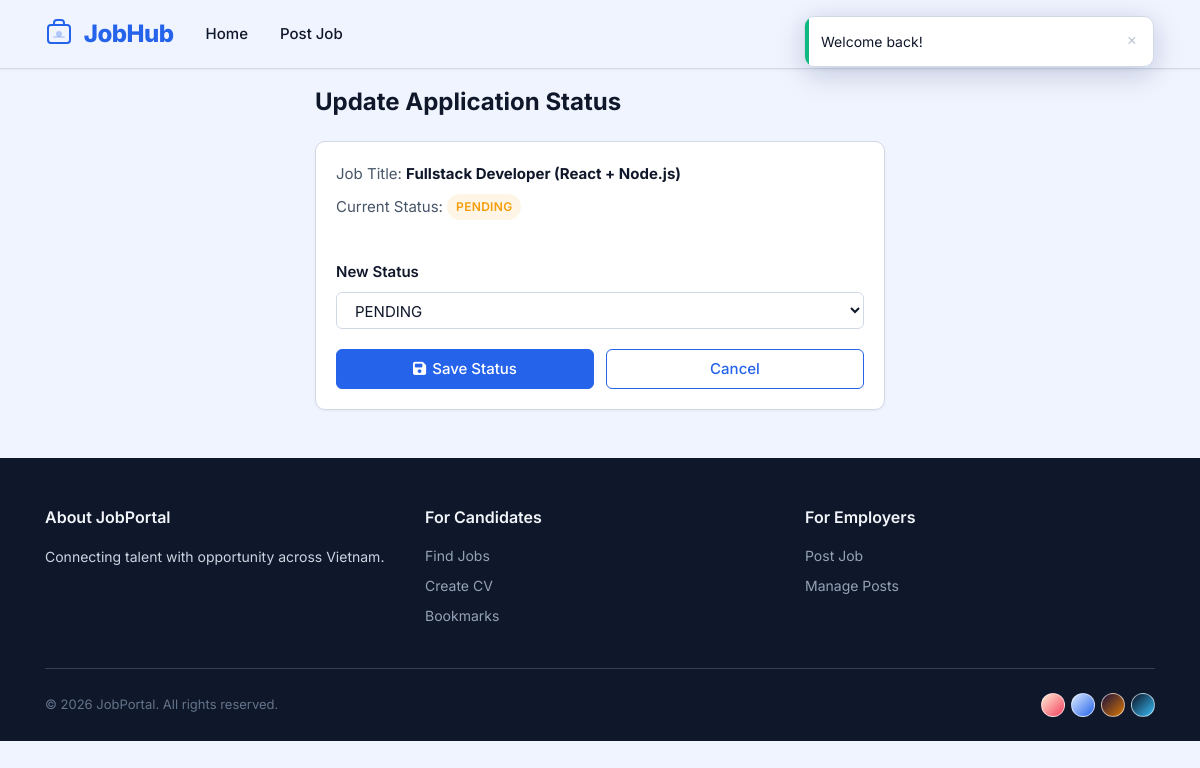
/employer/status/1 (signed in), run on the app's committed database.
### tables this page shows
CREATE TABLE `applications` (
  `id` int(10) NOT NULL AUTO_INCREMENT,
  `job_id` int(10) NOT NULL,
  `user_id` int(10) NOT NULL,
  `applicant_name` varchar(100) NOT NULL,
  `file_path` varchar(200) NOT NULL,
  `status` varchar(60) NOT NULL DEFAULT 'PENDING',
  `cover_letter` TEXT DEFAULT NULL,
  `created_at` TIMESTAMP NOT NULL DEFAULT CURRENT_TIMESTAMP,
  PRIMARY KEY (`id`),
  KEY `fk_app_job` (`job_id`),
  KEY `fk_app_user` (`user_id`),
  CONSTRAINT `fk_app_job` FOREIGN KEY (`job_id`) REFERENCES `job_posts` (`id`) ON DELETE CASCADE ON UPDATE CASCADE,
  CONSTRAINT `fk_app_user` FOREIGN KEY (`user_id`) REFERENCES `users` (`id`) ON DELETE CASCADE ON UPDATE CASCADE
);

CREATE TABLE `job_posts` (
  `id` int(10) NOT NULL AUTO_INCREMENT,
  `user_id` int(10) NOT NULL,
  `company_id` int(10) NOT NULL,
  `category_id` int(10) NOT NULL,
  `title` varchar(200) NOT NULL,
  `description` text NOT NULL,
  `requirements` text NOT NULL,
  `level` varchar(100) NOT NULL,
  `experience_years` int(50) NOT NULL DEFAULT 0,
  `employment_type` varchar(100) NOT NULL,
  `salary` varchar(100) NOT NULL,
  `interview_rounds` int(50) NOT NULL DEFAULT 1,
  `status` ENUM('draft','published','closed') NOT NULL DEFAULT 'published',
  `created_at` timestamp NOT NULL DEFAULT CURRENT_TIMESTAMP,
  `updated_at` TIMESTAMP NULL DEFAULT NULL ON UPDATE CURRENT_TIMESTAMP,
  PRIMARY KEY (`id`),
  KEY `fk_job_user` (`user_id`),
  KEY `fk_job_company` (`company_id`),
  KEY `fk_job_category` (`category_id`),
  CONSTRAINT `fk_job_user` FOREIGN KEY (`user_id`) REFERENCES `users` (`id`) ON DELETE CASCADE ON UPDATE CASCADE,
  CONSTRAINT `fk_job_company` FOREIGN KEY (`company_id`) REFERENCES `companies` (`id`) ON DELETE CASCADE ON UPDATE CASCADE,
  CONSTRAINT `fk_job_category` FOREIGN KEY (`category_id`) REFERENCES `categories` (`id`) ON DELETE CASCADE ON UPDATE CASCADE
);

### src/Core/Controller.php (called while the page is built, shortened)
<?php
class Controller
{
    public function __construct(ServiceContainer $container)
    {
        $this->container = $container;
    }
    protected function view(string $name, array $data = []): void
    {
        view($name, $data);
    }
}

### src/Controllers/EmployerController.php (called while the page is built, shortened)
<?php
class EmployerController extends Controller
{
    public function statusForm(array $params): void
    {
        $appModel = $this->container->get(Models\Application::class);
        $id          = (int) $params['id'];
        $application = $appModel->findById($id);
        $this->view('employer/application_status', [
            'application' => $application,
        ]);
    }
}

### src/Core/App.php (called while the page is built, shortened)
<?php
class App
{
    private ServiceContainer $container;
    public function __construct(ServiceContainer $container)
    {
        $this->container = $container;
    }
    public function run(): void
    {
        try {
            $method = $_SERVER['REQUEST_METHOD'];
            $requestUri = $_SERVER['REQUEST_URI'];
            $basePath = str_replace('/index.php', '', $_SERVER['SCRIPT_NAME']);
            $path = parse_url($requestUri, PHP_URL_PATH);
            $path = substr($path, strlen($basePath));
            $path = '/' . trim($path, '/');
            $routes = require BASE_PATH . '/config/routes.php';
            $router = new Router($routes);
            $matched = $router->match($method, $path);
            $controller = new $controllerClass($this->container);
            $controller->{$matched['action']}($matched['params']);
        } catch (\Exception $e) {
            error_log('Application error: ' . $e->getMessage() . "\n" . $e->getTraceAsString());
            http_response_code(500);
            view('errors/500', [
                'message' => 'An unexpected error occurred. Please try again later.',
            ]);
        }
    }
}

### public/index.php (called while the page is built, shortened)
<?php
require_once __DIR__ . '/../src/helpers.php';
spl_autoload_register(function (string $class) {
    $map = [
        'Core\\'        => '/src/Core/',
        'Middleware\\'   => '/src/Middleware/',
        'Models\\'       => '/src/Models/',
        'Services\\'     => '/src/Services/',
        'Controllers\\' => '/src/Controllers/',
    ];
    foreach ($map as $prefix => $dir) {
        if (strpos($class, $prefix) === 0) {
            $relative = substr($class, strlen($prefix));
            $file = BASE_PATH . $dir . str_replace('\\', '/', $relative) . '.php';
            return;
        }
    }
});
$container = new Core\ServiceContainer();
$container->singleton('db', function () {
    return require BASE_PATH . '/config/database.php';
});
$container->singleton('config', function () {
    return require BASE_PATH . '/config/app.php';
});
$container->singleton(Models\User::class, function ($c) {
    return new Models\User($c->get('db'));
});
$container->singleton(Models\Job::class, function ($c) {
    return new Models\Job($c->get('db'));
});
$container->singleton(Models\Company::class, function ($c) {
    return new Models\Company($c->get('db'));
});
$container->singleton(Models\Application::class, function ($c) {
    return new Models\Application($c->get('db'));
});
$container->singleton(Models\Bookmark::class, function ($c) {
    return new Models\Bookmark($c->get('db'));
});
$container->singleton(Models\Skill::class, function ($c) {
    return new Models\Skill($c->get('db'));
});
$container->singleton(Models\Category::class, function ($c) {
    return new Models\Category($c->get('db'));
});
$container->singleton(Services\AuthService::class, function ($c) {
    return new Services\AuthService($c->get(Models\User::class));
});
$container->singleton(Services\FileUploadService::class, function () {
    return new Services\FileUploadService();
});
$container->singleton(Services\AI\AIServiceInterface::class, function () {
    return new Services\AI\NullAIService();
});
$app = new Core\App($container);
$app->run();

### src/Core/ServiceContainer.php (called while the page is built, shortened)
<?php
class ServiceContainer
{
    private array $bindings = [];
    private array $instances = [];
    private array $singletons = [];
    public function singleton(string $name, callable $factory): void
    {
        $this->bindings[$name] = $factory;
        $this->singletons[$name] = true;
    }
    public function get(string $name): mixed
    {
        if (isset($this->instances[$name])) {
            return $this->instances[$name];
        }
        $instance = ($this->bindings[$name])($this);
        if (isset($this->singletons[$name])) {
            $this->instances[$name] = $instance;
        }
        return $instance;
    }
}

### src/Core/Model.php (called while the page is built, shortened)
<?php
class Model
{
    protected PDO $db;
    public function __construct(PDO $db)
    {
        $this->db = $db;
    }
    protected function query(string $sql, array $params = []): PDOStatement
    {
        $stmt = $this->db->prepare($sql);
        $stmt->execute($params);
        return $stmt;
    }
    protected function queryOne(string $sql, array $params = []): ?array
    {
        $stmt = $this->query($sql, $params);
        $row = $stmt->fetch();
        return $row !== false ? $row : null;
    }
}

### src/Models/Application.php (called while the page is built, shortened)
<?php
class Application extends Model
{
    public function findById(int $id): ?array
    {
        return $this->queryOne(
            "SELECT a.*, jp.user_id AS employer_id, jp.title AS job_title
             FROM applications a
             JOIN job_posts jp ON jp.id = a.job_id
             WHERE a.id = :id",
            ['id' => $id]
        );
    }
}

### src/Views/employer/application_status.php (the view, shortened to what this page needs)
<div class="container" style="padding-top: 1.5rem; padding-bottom: 3rem; max-width: 600px;">
    <h1 class="fade-in-up" style="font-size: 1.5rem; font-weight: 700; margin-bottom: 1.5rem;">
        <?= __('employer.update_application_status') ?>
    </h1>
    <div class="card fade-in-up">
        <div class="card-body">
            <div style="margin-bottom: 1.5rem; padding-bottom: 1rem; border-bottom: 1px solid var(--border-color);">
                <p style="margin: 0 0 0.5rem;">
                    <span style="color: var(--text-muted);"><?= __('employer.job_title') ?>:</span>
                    <strong><?= e($application['job_title'] ?? '') ?></strong>
                </p>
                <p style="margin: 0;">
                    <span style="color: var(--text-muted);"><?= __('employer.current_status') ?>:</span>
                    <?php
                    $status_class = 'status-pending';
                    ?>
                    <span class="status-badge <?= $status_class ?>">
                        <?= e($application['status'] ?? 'PENDING') ?>
                    </span>
                </p>
            </div>
            <form action="<?= base_url('employer/status/' . (int)$application['id']) ?>" method="POST">
                <div style="margin-bottom: 1.25rem;">
                    <label for="status" style="display: block; font-weight: 600; margin-bottom: 0.5rem;">
                        <?= __('employer.new_status') ?>
                    </label>
                    <select name="status" id="status" class="form-control" required>
                        <?php
                        $statuses = ['PENDING', 'REVIEWED', 'SHORTLISTED', 'INTERVIEW', 'ACCEPTED', 'REJECTED'];
                        foreach ($statuses as $s):
                        ?>
                            <option value="<?= $s ?>" <?= strtoupper($application['status'] ?? '') === $s ? 'selected' : '' ?>>
                                <?= e($s) ?>
                            </option>
                        <?php endforeach; ?>
                    </select>
                </div>
                <div style="display: flex; gap: 0.75rem;">
                    <button type="submit" class="btn btn-primary btn-ripple" style="flex: 1;">
                        <i class="fas fa-save" style="margin-right: 0.375rem;"></i><?= __('employer.save_status') ?>
                    </button>
                    <a href="<?= base_url('employer/view-cv') ?>" class="btn btn-outline-primary" style="flex: 1; text-align: center;">
                        <?= __('employer.cancel') ?>
                    </a>
                </div>
            </form>
        </div>
    </div>
</div>

### public/assets/css/theme.css (style rules this page uses)
:root { --radius-sm: 6px; --radius-md: 10px; --radius-lg: 16px; --radius-xl: 24px; --radius-full: 9999px; --font-sans: "Inter", -apple-system, BlinkMacSystemFont, "Segoe UI", Roboto, sans-serif; --font-mono: "JetBrains Mono", "Fira Code", monospace; --transition-fast: 150ms ease; --transition-normal: 250ms ease; --transition-slow: 400ms ease; --transition-bounce: 500ms cubic-bezier(0.68, -0.55, 0.265, 1.55); }
[data-theme="noon"] { --bg: #f0f4ff; --bg-surface: #e8eef8; --bg-surface-alt: #dce6f5; --bg-card: #ffffff; --bg-card-hover: rgba(37, 99, 235, 0.04); --primary: #2563eb; --primary-hover: #1d4ed8; --primary-active: #1e40af; --primary-translucent: rgba(37, 99, 235, 0.1); --primary-focus-shadow: rgba(37, 99, 235, 0.25); --accent: #0ea5e9; --accent-hover: #0284c7; --text: #0f172a; --text-muted: #475569; --text-light: #94a3b8; --border: #d1d9e6; --border-light: #e2e8f0; --input-bg: #ffffff; --navbar-bg: rgba(240, 244, 255, 0.88); --footer-bg: #0f172a; --shadow-sm: rgba(15, 23, 42, 0.05); --shadow-md: rgba(15, 23, 42, 0.1); --shadow-lg: rgba(15, 23, 42, 0.15); --success: #10b981; --success-bg: rgba(16, 185, 129, 0.1); --warning: #f59e0b; --warning-bg: rgba(245, 158, 11, 0.1); --danger: #ef4444; --danger-bg: rgba(239, 68, 68, 0.1); --info: #0ea5e9; --info-bg: rgba(14, 165, 233, 0.1); --gradient-hero: linear-gradient( 135deg, #dbeafe 0%, #eff6ff 30%, #f8fafc 70%, #e0e7ff 100% ); --gradient-surface: linear-gradient(180deg, #f0f4ff 0%, #f8fafc 100%); --gradient-accent: linear-gradient(135deg, #2563eb, #0ea5e9); --gradient-card: linear-gradient(135deg, #ffffff, #f8faff); --gradient-btn: linear-gradient(135deg, #2563eb, #1d4ed8); --gradient-glow: radial-gradient( ellipse at 50% 0%, rgba(37, 99, 235, 0.15) 0%, transparent 70% ); --glow-primary: 0 0 20px rgba(37, 99, 235, 0.15); --glow-card: 0 4px 24px rgba(37, 99, 235, 0.08); --glow-success: 0 0 12px rgba(16, 185, 129, 0.2); --glow-danger: 0 0 12px rgba(239, 68, 68, 0.2); --glow-warning: 0 0 12px rgba(245, 158, 11, 0.2); }
body { background: var(--bg); color: var(--text); transition: background var(--transition-normal), color var(--transition-normal); }

### public/assets/css/app.css (style rules this page uses)
*, *::before, *::after { box-sizing: border-box; }
body { font-family: var(--font-sans); font-size: 15px; line-height: 1.6; -webkit-font-smoothing: antialiased; -moz-osx-font-smoothing: grayscale; }
a { color: var(--primary); text-decoration: none; transition: color var(--transition-fast); }
h1 { font-size: 2.25rem; font-weight: 700; line-height: 1.2; }
.btn { font-weight: 500; font-size: 0.9375rem; padding: 0.5rem 1.25rem; border-radius: var(--radius-sm); transition: all var(--transition-fast); border: none; cursor: pointer; }
.btn-primary, .btn-success { background: var(--primary); color: #fff; border: 1px solid var(--primary); }
.btn-outline-primary { background: transparent; color: var(--primary); border: 1px solid var(--primary); }
.form-control { background: var(--input-bg); color: var(--text); border: 1px solid var(--border); border-radius: var(--radius-sm); padding: 0.5rem 0.875rem; font-size: 0.9375rem; transition: border-color var(--transition-fast), box-shadow var(--transition-fast); }
.form-control::placeholder { color: var(--text-light); }
select.form-control { appearance: auto; }
.form-label, label { font-weight: 500; color: var(--text); margin-bottom: 0.375rem; font-size: 0.9375rem; }
.card { background: var(--bg-card); border: 1px solid var(--border); border-radius: var(--radius-md); box-shadow: 0 1px 3px var(--shadow-sm); transition: box-shadow var(--transition-normal), transform var(--transition-normal); overflow: hidden; margin: 0; }
.card-body { padding: 1.25rem; display: flex; flex-direction: column; justify-content: space-between; }

### public/assets/css/components.css (style rules this page uses)
html { scroll-behavior: smooth; }
.status-badge { display: inline-flex; align-items: center; gap: 0.375rem; padding: 0.3em 0.75em; border-radius: 50px; font-size: 0.75rem; font-weight: 600; text-transform: uppercase; letter-spacing: 0.025em; }
.status-pending { background: var(--warning-bg); color: var(--warning); }

### data on the page
applications: job.title "Fullstack Developer (React + Node.js)", status "PENDING"

### other printed values
$text "Welcome back!"
__('nav.home') "Home"
__('nav.post_job') "Post Job"
__('employer.update_application_status') "Update Application Status"
__('employer.job_title') "Job Title"
__('employer.current_status') "Current Status"
__('employer.new_status') "New Status"
__('employer.save_status') "Save Status"
__('employer.cancel') "Cancel"
__('footer.about') "About JobPortal"
__('footer.about_desc') "Connecting talent with opportunity across Vietnam."
__('footer.for_candidates') "For Candidates"
__('nav.find_jobs') "Find Jobs"
__('nav.create_cv') "Create CV"
__('nav.bookmarks') "Bookmarks"
